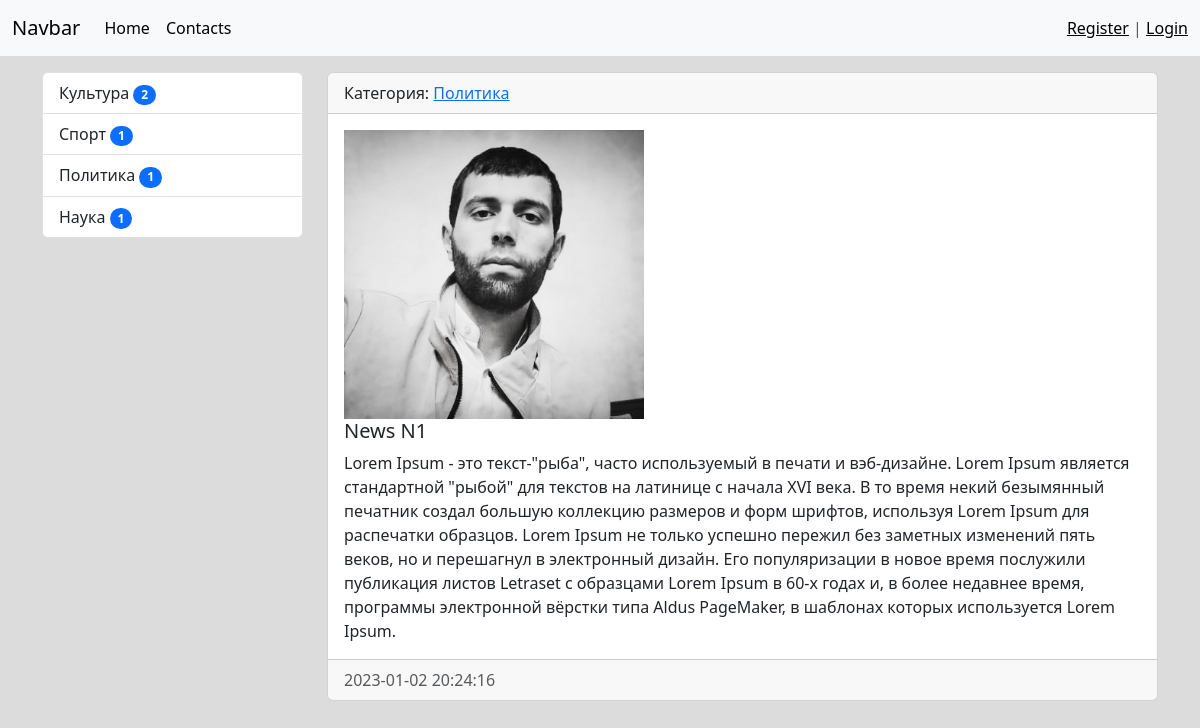
The page /news/1/ on the database as committed earlier.
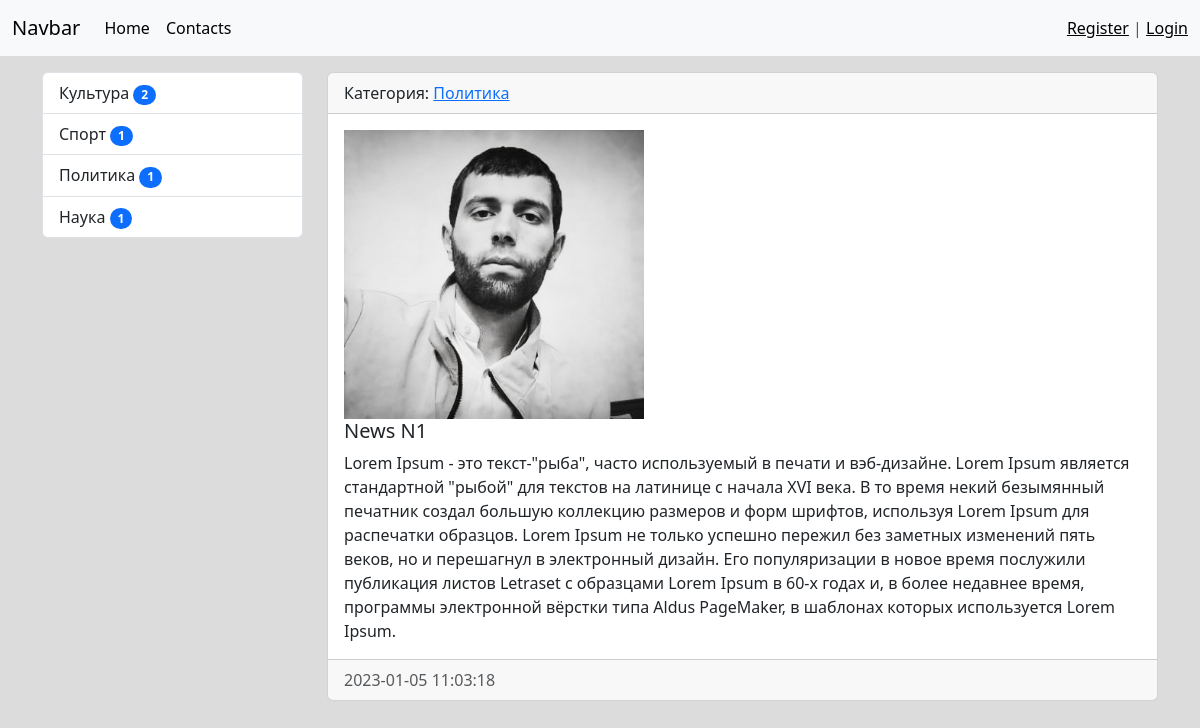
The same page on the database as committed later.
### news/models.py (models this page shows, shortened)
class News(models.Model):
    title = models.CharField(
        max_length=150, verbose_name='Наименование')
    content = models.TextField(blank=True, verbose_name='Контент')
    created_at = models.DateTimeField(
        auto_now_add=True, verbose_name='Создан')
    updated_at = models.DateTimeField(
        auto_now=True, verbose_name='Обновлено')
    photo = models.ImageField(
        upload_to='photos/%Y/%m/%d/', verbose_name='Фото', default='ava.jpg')
    is_published = models.BooleanField(
        default=True, verbose_name='Опубликовано')
    category = models.ForeignKey(
        'Category', on_delete=models.PROTECT,
        verbose_name='Категория', related_name='get_news')
    views = models.IntegerField(default=0)
    def __str__(self) -> str:
        return self.title
    class Meta:
        verbose_name = "Новость"
        verbose_name_plural = "Новости"
        ordering = ['-created_at']

class Category(models.Model):
    title = models.CharField(
        max_length=150, verbose_name='Наименование категории', db_index=True)
    def get_absolute_url(self):
        return reverse("category", kwargs={"category_id": self.pk})
    def __str__(self) -> str:
        return self.title
    class Meta:
        verbose_name = "Категория"
        verbose_name_plural = "Категории"
        ordering = ['-title']

### news/views.py (the view)
# urls.py: path('news/<int:pk>/', views.ViewNews.as_view(), name='view_news'),
class ViewNews(DetailView):
    model = News
    template_name = 'news/news_detail.html'
    context_object_name = 'news_item'

### news/templatetags/news_tags.py (called while the page is built)
@register.inclusion_tag('news/list_categories.html')
def show_categories(arg1='Hello ', arg2='world'):
    categories = cache.get('categories')
    if not categories:
        categories = Category.objects.annotate(
            cnt=Count('get_news', filter=F('get_news__is_published'))).filter(cnt__gt=0)
        cache.set('categories', categories, 30)
    return {"categories": categories, 'arg1': arg1, 'arg2': arg2}

### news/templates/news/news_detail.html (shortened to what this page needs)
{% extends 'base.html' %}
{% block sidebar %}
{% include 'inc/_sidebar.html' %}
{% endblock sidebar %}
{% block content %}
    <div class="card mb-3">
      <div class="card-header">Категория: <a href="{{ news_item.category.get_absolute_url }}">{{ news_item.category }}</a></div>
      <div class="card-body">
          <img src="{{ news_item.photo.url }}" alt="" width="300px" class="float-left mr-3"/>
            <h5 class="card-title">{{ news_item.title }}</h5>
            <p class="card-text">{{ news_item.content }}</p>
      </div>
      <div class="card-footer text-muted">
        {{ news_item.created_at|date:"Y-m-d H:i:s" }}
      </div>
    </div>
{% endblock content %}

Rows that differ between the two databases and show on the page:
changed News "News N1": created_at "2023-01-02 20:24:16" → "2023-01-05 11:03:18"
